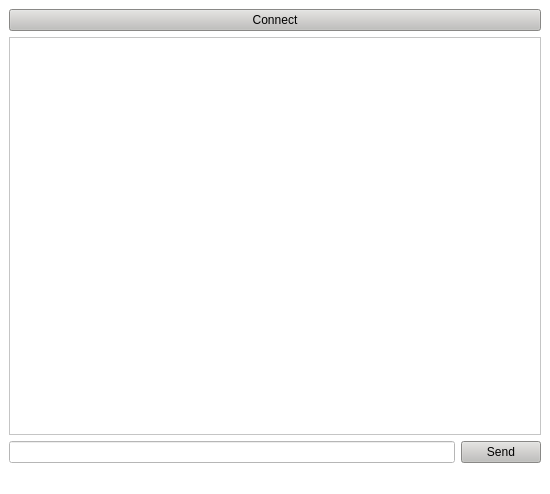
<?xml version="1.0" encoding="UTF-8"?>
<ui version="4.0">
 <class>MainWindow</class>
 <widget class="QMainWindow" name="MainWindow">
  <property name="geometry">
   <rect>
    <x>0</x>
    <y>0</y>
    <width>550</width>
    <height>494</height>
   </rect>
  </property>
  <property name="windowTitle">
   <string>MainWindow</string>
  </property>
  <property name="styleSheet">
   <string notr="true">background-color: rgb(255, 255, 255);</string>
  </property>
  <widget class="QWidget" name="centralwidget">
   <layout class="QGridLayout" name="gridLayout">
    <item row="0" column="0" colspan="2">
     <widget class="QPushButton" name="connectButton">
      <property name="styleSheet">
       <string notr="true">background-color: rgb(192, 191, 188);
color: rgb(0, 0, 0);</string>
      </property>
      <property name="text">
       <string>Connect</string>
      </property>
     </widget>
    </item>
    <item row="1" column="0" colspan="2">
     <widget class="QTextBrowser" name="textBrowser">
      <property name="styleSheet">
       <string notr="true">color: rgb(0, 0, 0);</string>
      </property>
     </widget>
    </item>
    <item row="2" column="0">
     <widget class="QLineEdit" name="lineEdit">
      <property name="styleSheet">
       <string notr="true">color: rgb(0, 0, 0);</string>
      </property>
     </widget>
    </item>
    <item row="2" column="1">
     <widget class="QPushButton" name="sendButton">
      <property name="styleSheet">
       <string notr="true">background-color: rgb(192, 191, 188);
color: rgb(0, 0, 0);</string>
      </property>
      <property name="text">
       <string>Send</string>
      </property>
     </widget>
    </item>
   </layout>
  </widget>
  <widget class="QMenuBar" name="menubar">
   <property name="geometry">
    <rect>
     <x>0</x>
     <y>0</y>
     <width>550</width>
     <height>23</height>
    </rect>
   </property>
  </widget>
  <widget class="QStatusBar" name="statusbar"/>
 </widget>
 <resources/>
 <connections/>
</ui>
